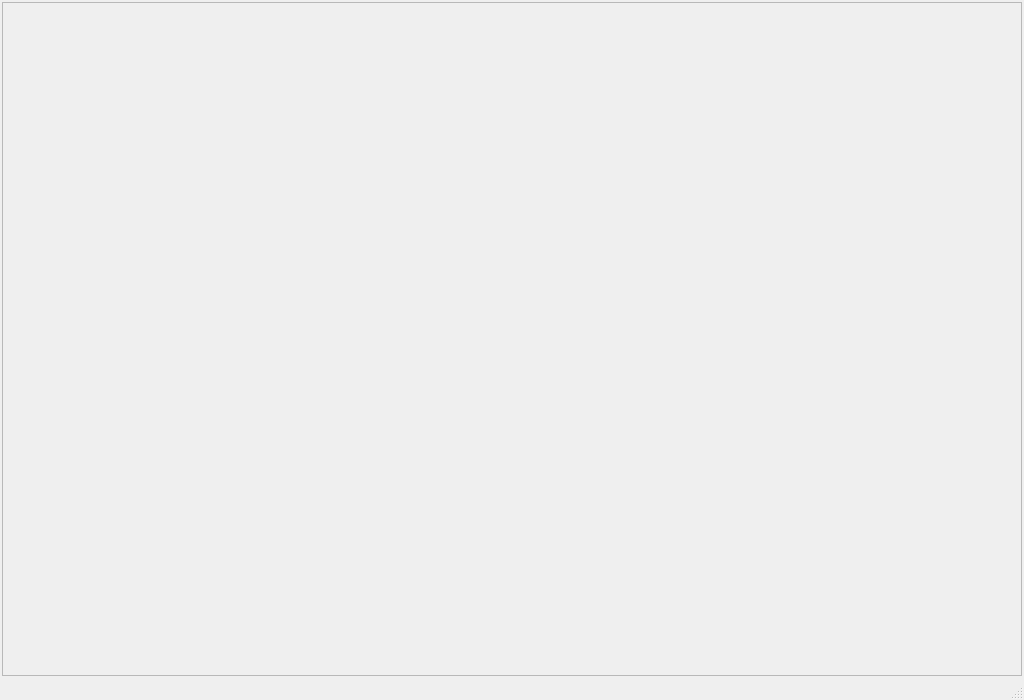
<?xml version="1.0" encoding="UTF-8"?>
<ui version="4.0">
 <class>MainWindow</class>
 <widget class="QMainWindow" name="MainWindow">
  <property name="geometry">
   <rect>
    <x>0</x>
    <y>0</y>
    <width>1024</width>
    <height>700</height>
   </rect>
  </property>
  <property name="sizePolicy">
   <sizepolicy hsizetype="Maximum" vsizetype="Maximum">
    <horstretch>0</horstretch>
    <verstretch>0</verstretch>
   </sizepolicy>
  </property>
  <property name="windowTitle">
   <string>BlockCheck RETIE v1.0</string>
  </property>
  <property name="windowIcon">
   <iconset resource="../resources/resources.qrc">
    <normaloff>:/icons/icons/bc_icon.png</normaloff>:/icons/icons/bc_icon.png</iconset>
  </property>
  <property name="locale">
   <locale language="Spanish" country="Colombia"/>
  </property>
  <widget class="QWidget" name="centralwidget">
   <layout class="QGridLayout" name="gridLayout">
    <property name="leftMargin">
     <number>2</number>
    </property>
    <property name="topMargin">
     <number>2</number>
    </property>
    <property name="rightMargin">
     <number>2</number>
    </property>
    <property name="bottomMargin">
     <number>2</number>
    </property>
    <item row="0" column="0">
     <widget class="QFrame" name="frame">
      <property name="frameShape">
       <enum>QFrame::StyledPanel</enum>
      </property>
      <property name="frameShadow">
       <enum>QFrame::Sunken</enum>
      </property>
     </widget>
    </item>
   </layout>
  </widget>
  <widget class="QMenuBar" name="menubar">
   <property name="geometry">
    <rect>
     <x>0</x>
     <y>0</y>
     <width>1024</width>
     <height>21</height>
    </rect>
   </property>
  </widget>
  <widget class="QStatusBar" name="statusbar"/>
  <action name="actionIniciar">
   <property name="text">
    <string>&amp;Iniciar</string>
   </property>
  </action>
  <action name="action_Cerrar">
   <property name="text">
    <string>&amp;Cerrar</string>
   </property>
  </action>
  <action name="actionSubmenu">
   <property name="text">
    <string>Submenu</string>
   </property>
  </action>
 </widget>
 <resources>
  <include location="../resources/resources.qrc"/>
 </resources>
 <connections/>
</ui>
